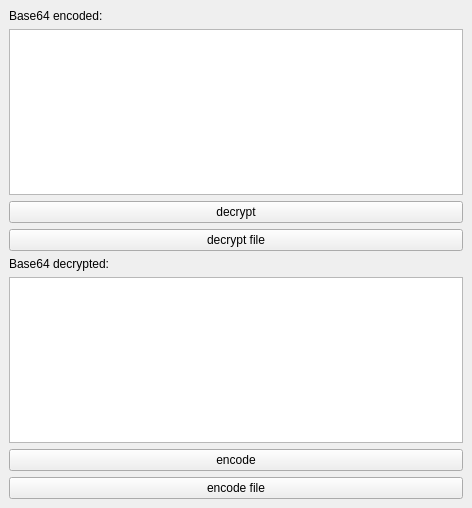
<?xml version="1.0" encoding="UTF-8"?>
<ui version="4.0">
 <class>MainWindow</class>
 <widget class="QMainWindow" name="MainWindow">
  <property name="geometry">
   <rect>
    <x>0</x>
    <y>0</y>
    <width>472</width>
    <height>508</height>
   </rect>
  </property>
  <property name="windowTitle">
   <string>Base64</string>
  </property>
  <widget class="QWidget" name="centralwidget">
   <layout class="QVBoxLayout" name="verticalLayout_3">
    <item>
     <layout class="QVBoxLayout" name="verticalLayout">
      <item>
       <widget class="QLabel" name="label">
        <property name="text">
         <string>Base64 encoded:</string>
        </property>
       </widget>
      </item>
      <item>
       <widget class="QTextEdit" name="encoded"/>
      </item>
      <item>
       <widget class="QPushButton" name="decrypt">
        <property name="text">
         <string>decrypt</string>
        </property>
       </widget>
      </item>
      <item>
       <widget class="QPushButton" name="decryptFile">
        <property name="text">
         <string>decrypt file</string>
        </property>
       </widget>
      </item>
     </layout>
    </item>
    <item>
     <layout class="QVBoxLayout" name="verticalLayout_2">
      <item>
       <widget class="QLabel" name="status">
        <property name="text">
         <string>Base64 decrypted:</string>
        </property>
       </widget>
      </item>
      <item>
       <widget class="QTextEdit" name="decrypted"/>
      </item>
      <item>
       <widget class="QPushButton" name="encode">
        <property name="text">
         <string>encode</string>
        </property>
       </widget>
      </item>
      <item>
       <widget class="QPushButton" name="encodeFile">
        <property name="text">
         <string>encode file</string>
        </property>
       </widget>
      </item>
     </layout>
    </item>
   </layout>
  </widget>
 </widget>
 <resources/>
 <connections/>
</ui>
